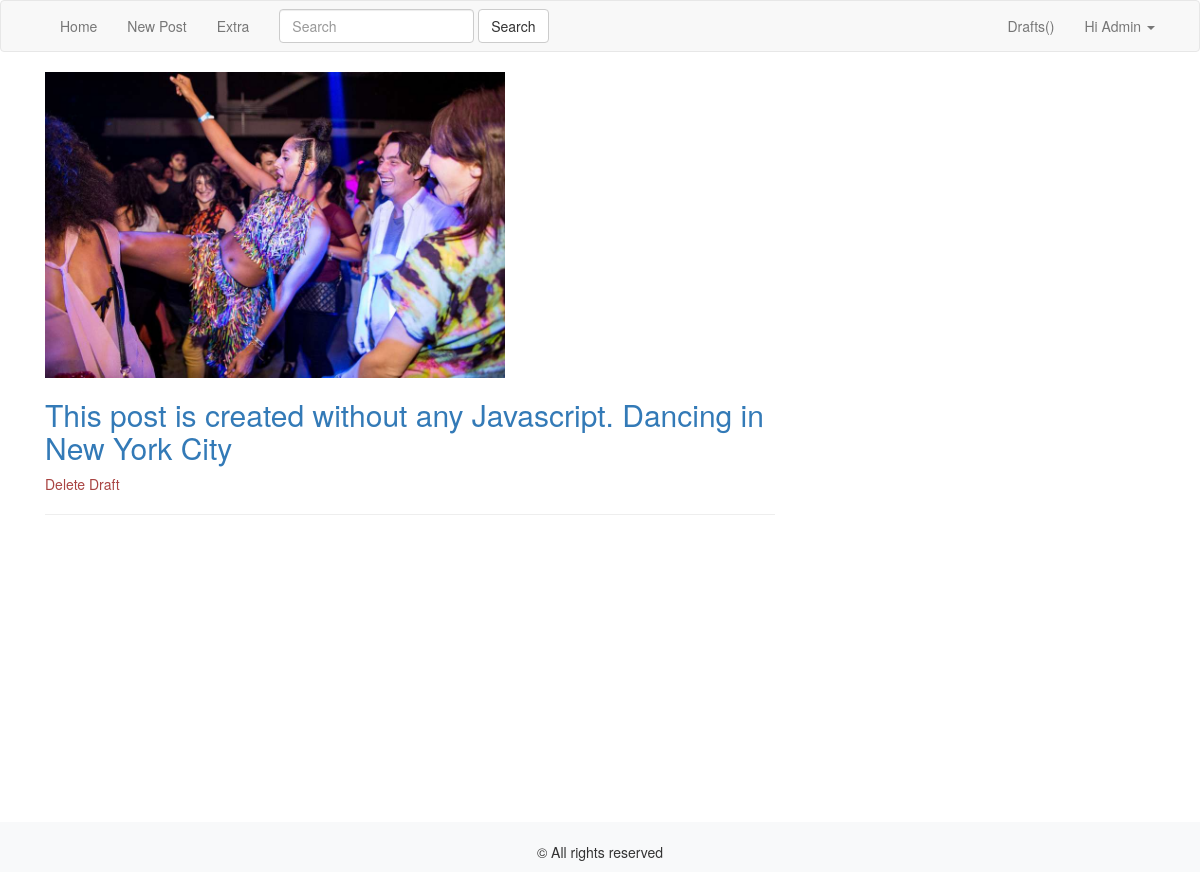
Page /posts/drafts/ (signed in) on the earlier database version.
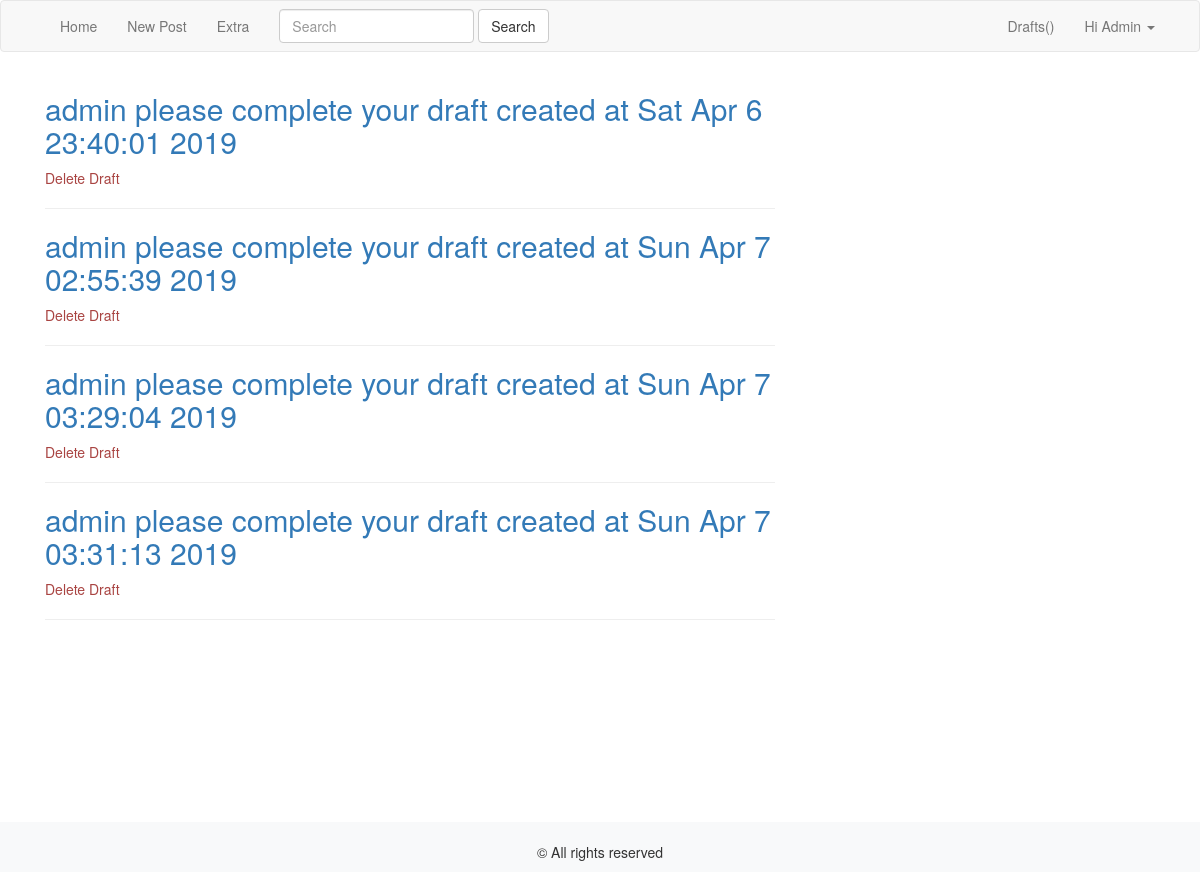
Same page on the later database version.
### posts/models.py (models this page shows, shortened)
class Post(models.Model):
    user = models.ForeignKey(User, related_name='posts')
    created_at = models.DateTimeField(auto_now_add=True)
    title = models.CharField(max_length=250, unique=True)
    slug = models.SlugField(allow_unicode=True, unique=True, max_length=500)
    message = models.TextField(blank=True, null=True)
    message_html = models.TextField(editable=False, blank=True, null=True)
    post_image = models.ImageField(blank=True, null=True)
    is_draft = models.BooleanField(default=True)
    class Meta:
        ordering = ['-created_at']

### posts/views.py (the view)
class PostDraftlist(LoginRequiredMixin, ListView):
    model = Post
    template_name = 'posts/drafts.html'
    def get_queryset(self):
        completed_posts = Post.objects.filter(is_draft=True)
        queryset = completed_posts.order_by('created_at')
        return queryset

### django_multiple_image_form/context_processors.py (called while the page is built)
def sections_processor(request):
    user = request.user
    if user.is_authenticated:
        drafts = user.posts.filter(is_draft=True).count()
    else:
        drafts = ''
    return {'drafts': drafts}

### posts/templates/posts/drafts.html
{% extends 'base.html' %}
{% block body %}
<div class="col-md-8">
    <div class="infinite-container">
        {% for post in post_list %}
        <div class="infinite-item">
                {% if post.post_image %}
                <a href="{% url 'posts:edit' slug=post.slug %}">
                    <img class="img-responsive" src="{{post.post_image.url}}" alt="Image for {{post.title}}" width="460" height="345">
                </a>
                {% endif %}
                <div>
                    <a href="{% url 'posts:edit' slug=post.slug %}">
                        <h2>{{ post.title }}</h2>
                    </a>
                    <a href="{% url 'posts:delete' slug=post.slug %}" class="text-danger">Delete Draft</a>
                </div>
                <hr/>
        </div>
        {% empty %}
            <div class="container-fluid">
                <br/>
                <br/>
                <h3>You do not have any drafts</h3>
            </div>
        {% endfor %}
    </div>
</div>
{% endblock %}}

### templates/base.html (shortened to what this page needs)
<!DOCTYPE html>
<html lang="en">
<head>
    {% load staticfiles %}
    <link rel="stylesheet" href="https://maxcdn.bootstrapcdn.com/bootstrap/3.3.7/css/bootstrap.min.css">
    <link rel="stylesheet" type="text/css" href="{% static 'style.css' %}">
</head>
<body>
    <nav class="navbar navbar-default">
        <div class="container">
            <div class="collapse navbar-collapse" id="myNavbar">
                      <ul class="nav navbar-nav">
                          <li><a href="{% url 'posts:all' %}">Home</a></li>
                          <li><a href="{% url 'posts:new' %}">New Post</a></li>
                          <li><a href="">Extra</a></li>
                    </ul>
                      <form class="navbar-form navbar-left" action="{% url 'posts:all' %}">
                          <div class="form-group">
                              <input type="text" class="form-control" placeholder="Search" name="q">
                          </div>
                          <button type="submit" class="btn btn-default">Search</button>
                      </form>
            {% if request.user.is_anonymous  %}
                        <ul class="nav navbar-nav navbar-right">
                          <li><a href="{% url 'login' %}">Login</a></li>
                      </ul>
            {% else %}
                        <ul class="nav navbar-nav navbar-right">
                            <li>
                                <a href="{% url 'posts:drafts' %}">Drafts({{ is_draft }})</a>
                            </li>
                            <li class="dropdown">
                            <a class="dropdown-toggle" data-toggle="dropdown" href="#">Hi {{user.username|title}}
                            <span class="caret"></span></a>
                            </li>
                      </ul>
            {% endif %}
                </div>
              </div>
            </nav>
<div id="wrap">
    <div id="main" class="container clear-top">
        <div>
            {% block body %}
            {% endblock %}
        </div>
    </div>
</div>
  <footer class="footer">
      <p class="text-center">&copy; All rights reserved </p>
  </footer>
</body>
</html>

### static/style.css (style rules this page uses)
html, body { height: 100%; }
#wrap { min-height: 100%; }
#main { overflow:auto; padding-bottom:150px; }
.footer { position: relative; margin-top: -50px; height: 50px; clear:both; padding-top:20px; background-color: #f8f9fa; }

Differences in the rows shown:
no longer on this page (row edited): Post: post_image (picture), title "This post is created without any Javascript. Dancing in New York City"
added Post: title "admin please complete your draft created at Sat Apr 6 23:40:01 2019"
added Post: title "admin please complete your draft created at Sun Apr 7 02:55:39 2019"
added Post: title "admin please complete your draft created at Sun Apr 7 03:29:04 2019"
added Post: title "admin please complete your draft created at Sun Apr 7 03:31:13 2019"
